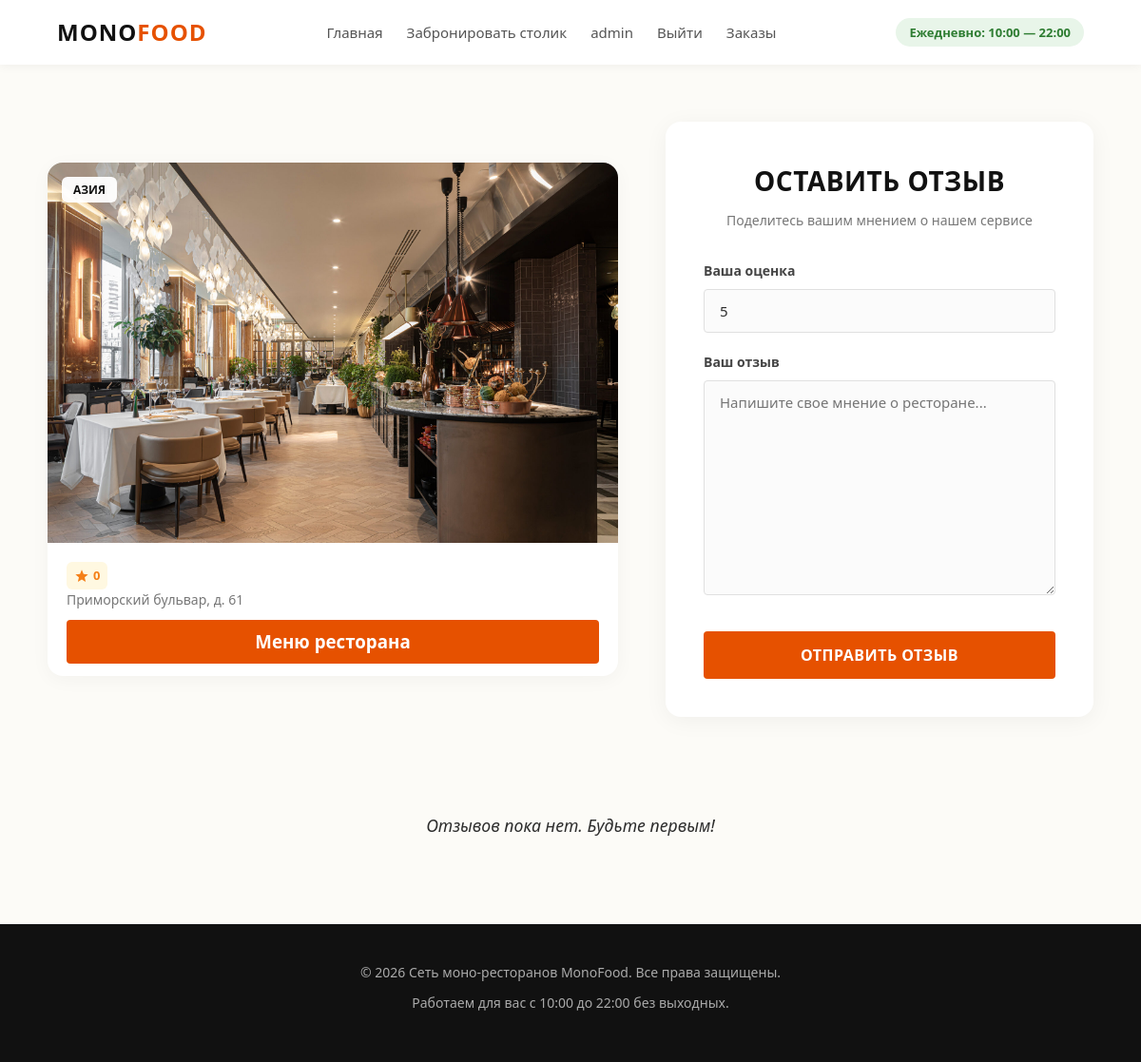
The app's page /restaurants/feedback/4 (signed in) with its own data.
### users/models.py (models this page shows)
class User(AbstractUser):
    image = models.ImageField(upload_to="users_media", blank=True)

### bookings/models.py (models this page shows, shortened)
class Restaurant(models.Model):
    image = models.ImageField(upload_to="restaurants_media", blank=True)
    address = models.CharField(max_length=128, unique=True)
    category = models.ForeignKey(RestaurantCategory, on_delete=models.CASCADE)
    menu = models.FileField(upload_to="restaurants_menu", blank=True)

class RestaurantCategory(models.Model):
    image = models.ImageField(upload_to="restaurants_media", blank=True)
    name = models.CharField(max_length=64, unique=True)
    description = models.TextField(blank=True)

### bookings/views.py (the view)
# urls.py: path('feedback/<int:restaurant_id>', feedback, name='feedback'),
@login_required()
def feedback(request, restaurant_id):
    if request.method == "POST":
        form = FeedbackForm(data=request.POST)
        if form.is_valid():
            feedback_instance = form.save(commit=False)
            feedback_instance.restaurant = Restaurant.objects.get(id=restaurant_id)
            feedback_instance.user = request.user
            feedback_instance.save()
            return HttpResponseRedirect(reverse('users:personal_account'))
    else:
        form = FeedbackForm()
    context = {
        "title": "Сеть моно-ресторанов | Отзыв",
        "restaurant": Restaurant.objects.get(id=restaurant_id),
        "feedbacks": Feedback.objects.filter(restaurant=Restaurant.objects.get(id=restaurant_id)),
        "form": form
    }
    avg = lambda lst: sum(lst) / len(lst)
    if context["feedbacks"]:
        context["rating"] = round(avg(list(map(lambda fb: fb.mark, context["feedbacks"]))), 1)
    else:
        context["rating"] = 0
    return render(request, "bookings/feedback.html", context=context)

### bookings/forms.py
class FeedbackForm(forms.ModelForm):
    mark = forms.IntegerField(widget=forms.NumberInput(attrs={
        "class": "form-group-input",
        "value": "5",
        "min": "1",
        "max": "5"
    }))
    text = forms.CharField(widget=forms.Textarea(attrs={
        "class": "form-group-textarea",
        "placeholder": "Напишите свое мнение о ресторане..."
    }))
    class Meta:
        model = Feedback
        fields = ("mark", "text")

### bookings/templates/bookings/feedback.html (shortened to what this page needs)
{% extends "bookings/base.html" %}
{% load static %}
{% block css %}
    <link rel="stylesheet" href="{% static 'css/feedback1.css' %}">
{% endblock %}
{% block content %}
    <main class="auth-section">
        <article class="restaurant-card">
            <div class="restaurant-img-wrapper">
                <img src="/media/{{ restaurant.image }}" alt="Ресторан" class="restaurant-img">
                <span class="restaurant-badge">{{ restaurant.category.name }}</span>
            </div>
            <div class="restaurant-content">
                <div class="restaurant-meta">
                    <div class="restaurant-rating">
                        <svg class="star-icon" viewBox="0 0 24 24"><path d="M12 17.27L18.18 21l-1.64-7.03L22 9.24l-7.19-.61L12 2 9.19 8.63 2 9.24l5.46 4.73L5.82 21z"/></svg>
                        <span>{{ rating }}</span>
                    </div>
                </div>
                <p class="restaurant-address">{{ restaurant.address }}</p>
                <div class="restaurant-menu">
                    <a href="/media/{{ restaurant.menu }}" download><h3>Меню ресторана</h3></a>
                </div>
            </div>
        </article>
        <div class="form-container">
            <h2>Оставить отзыв</h2>
            <p class="form-subtitle">Поделитесь вашим мнением о нашем сервисе</p>
            <form action="{% url 'restaurants:feedback' restaurant.id %}" method="POST">
                <div class="form-group">
                    <label for="{{ form.mark.id_for_label }}">Ваша оценка</label>
                    {{ form.mark }}
                </div>
                <div class="form-group">
                    <label for="{{ form.text.id_for_label }}">Ваш отзыв</label>
                    {{ form.text }}
                </div>
                <button type="submit" class="btn-submit">Отправить отзыв</button>
            </form>
        </div>
    </main>
    <section class="feedback-grid">
        {% for feedback in feedbacks %}
            <div class="feedback-card">
                <div class="card-header">
                    <div class="user-info">
                        {% if feedback.user.image %}
                            <img src="/media/{{ feedback.user.image }}" alt="{{ feedback.user.name }}" class="user-avatar">
                        {% else %}
                            <div class="user-avatar-placeholder">{{ feedback.user.username|default:"Г"|slice:":1" }}</div>
                        {% endif %}
                        <span class="guest-name">{{ feedback.user.username|default:"Гость" }}</span>
                    </div>
                </div>
                <div class="rating-stars">
                    {% if feedback.mark == 5 %}★★★★★
                    {% elif feedback.mark == 4 %}★★★★☆
                    {% elif feedback.mark == 3 %}★★★☆☆
                    {% elif feedback.mark == 2 %}★★☆☆☆
                    {% else %}★☆☆☆☆
                    {% endif %}
                </div>
                <p class="feedback-text">{{ feedback.text }}</p>
            </div>
        {% empty %}
            <p class="no-feedbacks">Отзывов пока нет. Будьте первым!</p>
        {% endfor %}
    </section>
{% endblock %}

### bookings/templates/bookings/base.html (shortened to what this page needs)
{% load static %}
<!DOCTYPE html>
<html lang="ru">
<head>
    <link rel="stylesheet" href="{% static 'css/style.css' %}">
    {% block css %}{% endblock %}
</head>
<body>
    <header>
        <div class="container header-box">
            <div class="logo">Mono<span>Food</span></div>
            <nav class="nav-menu">
                <a href="{% url 'index' %}" class="nav-link">Главная</a>
                <a href="{% url 'restaurants:index' %}" class="nav-link">Забронировать столик</a>
                {% if user.is_authenticated %}
                    <a href="{% url 'users:personal_account' %}" class="nav-link">{{ user.username }}</a>
                    <a href="{% url 'users:logout' %}" class="nav-link">Выйти</a>
                    <a href="{% url 'restaurants:basket' %}" class="nav-link">Заказы</a>
                {% else %}
                    <a href="{% url 'users:login' %}" class="nav-link">Войти</a>
                    <a href="{% url 'users:register' %}" class="nav-link">Зарегистрироваться</a>
                {% endif %}
            </nav>
            <div class="info-block">
                <span class="work-time">Ежедневно: 10:00 — 22:00</span>
            </div>
        </div>
    </header>
    {% block content %}{% endblock %}
    <footer>
        <div class="container">
            <p>&copy; 2026 Сеть моно-ресторанов MonoFood. Все права защищены.</p>
            <p>Работаем для вас с 10:00 до 22:00 без выходных.</p>
        </div>
    </footer>
</body>
</html>

### static/css/style.css (style rules this page uses)
* { margin: 0; padding: 0; box-sizing: border-box; font-family: 'Segoe UI', Tahoma, Geneva, Verdana, sans-serif; scroll-behavior: smooth; }
body { background-color: #fcfbf7; color: #2c2c2c; line-height: 1.6; }
.container { width: 90%; max-width: 1200px; margin: 0 auto; }
header { background-color: #ffffff; padding: 15px 0; box-shadow: 0 2px 10px rgba(0,0,0,0.05); position: sticky; top: 0; z-index: 100; }
.header-box { display: flex; justify-content: space-between; align-items: center; }
.logo { font-size: 24px; font-weight: bold; text-transform: uppercase; letter-spacing: 1px; color: #111; }
.logo span { color: #e65100; }
.nav-menu { display: flex; gap: 25px; }
.nav-link { text-decoration: none; color: #555; font-weight: 500; font-size: 15px; transition: color 0.2s ease; }
.info-block { text-align: right; }
.work-time { font-weight: 600; color: #2e7d32; background-color: #e8f5e9; padding: 6px 14px; border-radius: 20px; font-size: 13px; }
footer { background-color: #111; color: #aaa; padding: 40px 0; text-align: center; font-size: 14px; }
footer p { margin-bottom: 10px; }

### static/css/feedback1.css (style rules this page uses)
.restaurant-card { background-color: #ffffff; border-radius: 16px; overflow: hidden; box-shadow: 0 4px 20px rgba(0,0,0,0.04); transition: transform 0.3s ease, box-shadow 0.3s ease; height: 540px; margin: 0 50px 0 0 }
.restaurant-img-wrapper { position: relative; height: 400px; overflow: hidden; background-color: #eaeaea; }
.restaurant-img { width: 100%; height: 100%; object-fit: cover; transition: transform 0.5s ease; }
.restaurant-badge { position: absolute; top: 15px; left: 15px; background-color: rgba(255, 255, 255, 0.95); color: #111; font-size: 12px; font-weight: 700; padding: 4px 12px; border-radius: 6px; text-transform: uppercase; z-index: 2; }
.restaurant-content { padding: 20px; }
.restaurant-meta { display: flex; justify-content: space-between; align-items: center; }
.restaurant-rating { display: flex; align-items: center; gap: 4px; background-color: #fff8e1; color: #f57f17; padding: 4px 8px; border-radius: 6px; font-size: 13px; font-weight: 700; }
.star-icon { width: 16px; height: 16px; fill: #f57f17; }
.restaurant-address { font-size: 14px; color: #777; font-weight: 500; }
.form-group-input { width: 100%; padding: 12px 16px; font-size: 15px; border: 1px solid #e0e0e0; border-radius: 4px; background-color: #fbfbfb; color: #2c2c2c; transition: border-color 0.2s ease, box-shadow 0.2s ease; outline: none; }
.auth-section { flex: 1; display: flex; align-items: center; justify-content: center; padding: 60px 20px; }
.form-container { background-color: #ffffff; width: 100%; max-width: 450px; padding: 40px; border-radius: 16px; box-shadow: 0 4px 25px rgba(0,0,0,0.05); }
.form-container h2 { font-size: 28px; color: #111; margin-bottom: 8px; text-align: center; text-transform: uppercase; letter-spacing: 0.5px; }
.form-subtitle { font-size: 14px; color: #777; text-align: center; margin-bottom: 30px; }
.form-group { margin-bottom: 20px; }
.form-group label { display: block; font-size: 14px; font-weight: 600; margin-bottom: 8px; color: #444; }
.form-group-textarea { width: 100%; padding: 12px 16px; font-size: 15px; border: 1px solid #e0e0e0; border-radius: 4px; background-color: #fbfbfb; color: #2c2c2c; transition: border-color 0.2s ease, box-shadow 0.2s ease; outline: none; resize: vertical; font-family: inherit; }
.btn-submit { width: 100%; padding: 14px; font-size: 16px; font-weight: 600; color: #ffffff; background-color: #e65100; border: none; border-radius: 4px; cursor: pointer; text-transform: uppercase; letter-spacing: 0.5px; transition: background-color 0.2s ease, transform 0.1s ease; margin-top: 10px; }
.feedback-grid { display: grid; grid-template-columns: repeat(auto-fill, minmax(320px, 1fr)); gap: 24px; margin: 0 60px 50px 60px; }
.no-feedbacks { grid-column: 1 / -1; text-align: center; color: var(--text-muted); font-style: italic; padding: 40px; font-size: 1.1rem; }
.restaurant-menu { background-color: #e65100; padding: 8px 4px 8px 4px; border-radius: 4px; text-align: center; margin: 10px 0; transition: background-color 0.2s ease, transform 0.1s ease; }
.restaurant-menu a { text-decoration: none; color: #ffffff; }

### records on screen
User: username "admin"
Restaurant: image (picture), category.name "АЗИЯ", address "Приморский бульвар, д. 61"

### other values on screen
{{ rating }} "0"
